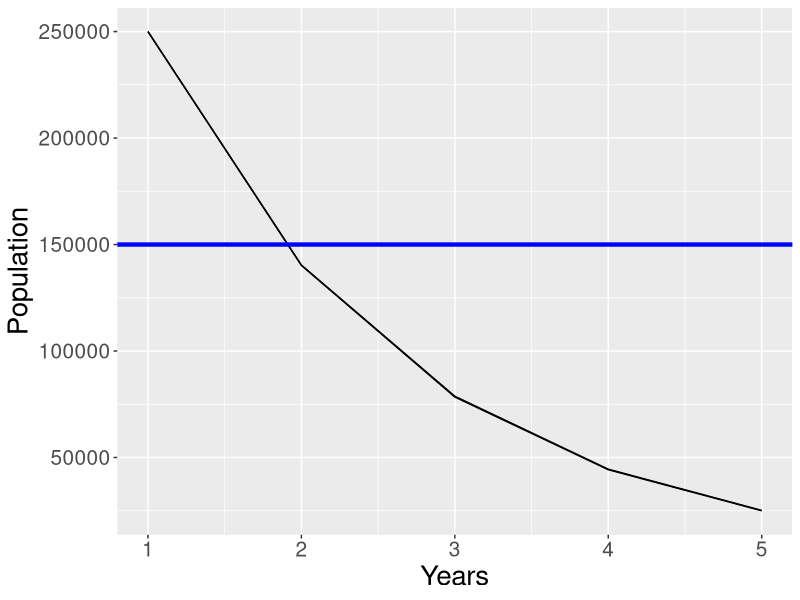

The R script that drew this image: (Note: this script raises an error after producing the figure.)


### Author: JMZ, modified from Logan and Wolesesnky "Mathematical Methods in Biology"
### Purpose: Simluate a wildebeast population undergoing harvesting with stochastic environmental effects
### due to rainfall.
### This corresponds to Exercise 8 on page 318
### Modified 11/12/15

### Variable parameters for the wildebeast population

library(reshape2)
library(ggplot2)
harvestRate=0.5;  ### The harvesting rate of the wildebeast.

nYears = 5;  ### Number of years we run the population
nSimulations = 2  # Number of simulations we try

### Fixed parameters for the simulation
initialWildebeast=250000;	### Initial number of wildebeasts
r=1.1323;	### The growth rate
rainfall= c(100, 36, 100, 104, 167, 107, 165, 71, 91, 77, 134, 192, 235, 159, 211, 257, 204, 300, 187, 84, 99, 163, 97, 228, 208)  ### Rainfall rates for a 34 year period 




### Set up the results
wildebeastResults=array(0,dim=c(nYears,nSimulations));
wildebeastResults[1,]=initialWildebeast;
for (j in 1:nSimulations) {
for (i in 2:nYears) {
  currRainfall = sample(rainfall,1);
  carryingCapacity = 20748*currRainfall
  wildebeastResults[i,j]=((1-harvestRate)*r*carryingCapacity*wildebeastResults[i-1,j])/(carryingCapacity+(r-1)*wildebeastResults[i-1,j]);
  
}
}

### Now make a plot
melted=melt(wildebeastResults)
colnames(melted)=c("generations","iteration","population")
### Ensemble plot
ensemblePlot=ggplot(melted,aes(x=generations,y=population,group=iteration)) +
  geom_line() + geom_abline(intercept = 150000,slope=0,color='blue',size=1.5) +
  theme(plot.title = element_text(size=20),
        axis.title.x=element_text(size=20),
        axis.text.x=element_text(size=15),
        axis.text.y=element_text(size=15),
        axis.title.y=element_text(size=20)) +
  labs(x = "Years",y = "Population")


print(ensemblePlot)


print (
  ggplot(inputData,aes(x=time,y=value,group=simulation)) +
    geom_line() +
    theme(plot.title = element_text(size=20),
          axis.title.x=element_text(size=20),
          axis.text.x=element_text(size=15),
          axis.text.y=element_text(size=15),
          axis.title.y=element_text(size=20)) +
    labs(x = labels[1],y = labels[2])
)









